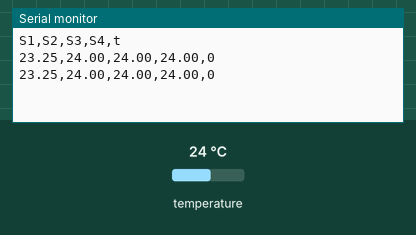
The sketch below on a simulated Arduino Uno, built with avr-gcc and run on an emulated ATmega328P. Parts: the last lines printed to the serial monitor. The test bench sets the inputs (shaded band); at power-on: temperature 24 °C.

Above: at 1.3 s.
1.4 s: temperature set to 12 °C
At 2.0 s:
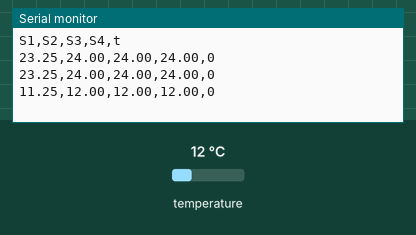
2.9 s: temperature set to 19 °C
At 3.6 s:
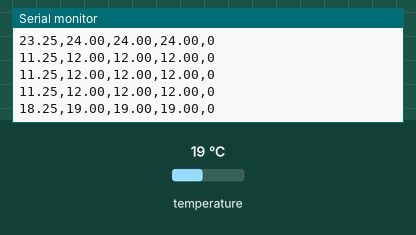
Timing chart, 0 to 5.9 s (numbered marks = the images above; inputs shaded):
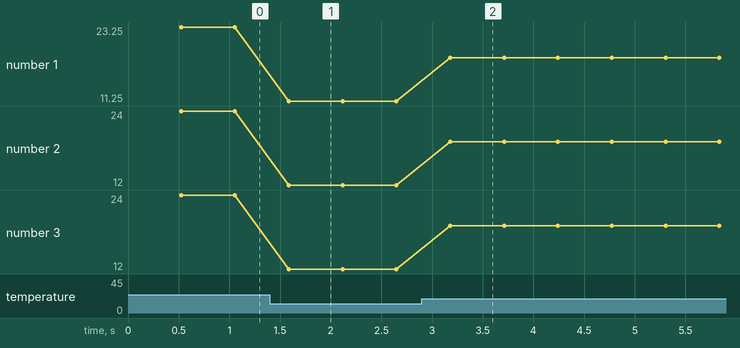

Measured:
- after the input at 1.4 s, the serial monitor: prints a new line after 0.19 s (image 1)
- after the input at 2.9 s, the serial monitor: prints a new line after 0.28 s (image 2)
- plotted number 1: 23.25 → 11.25 after the input at 1.4 s, 11.25 → 18.25 after the input at 2.9 s
- plotted number 2: 24 → 12 after the input at 1.4 s, 12 → 19 after the input at 2.9 s
- plotted number 3: 24 → 12 after the input at 1.4 s, 12 → 19 after the input at 2.9 s

The sketch:

OptDS18B20.ino
```cpp
#include <OneWire.h>

#define SERIAL_BAUD   9600

OneWire myds(2);
byte resolution;
unsigned long starttime;
unsigned long elapsedtime;
uint8_t dsaddr1[8] = { 0x28, 0xD4, 0x2D, 0x79, 0xA2, 0x01, 0x03, 0xB6 }; // defining adresses manually
uint8_t dsaddr2[8] = { 0x28, 0xA2, 0xA5, 0x79, 0xA2, 0x00, 0x03, 0xAD };
uint8_t dsaddr3[8] = { 0x28, 0xA6, 0xED, 0x79, 0xA2, 0x01, 0x03, 0x62 };
uint8_t dsaddr4[8] = { 0x28, 0x0B, 0x84, 0x79, 0xA2, 0x00, 0x03, 0x52 };

void dssetresolution(OneWire myds, byte addr[8], byte resolution) {

  // Get byte for desired resolution
  byte resbyte = 0x1F;
  if (resolution == 12) {
    resbyte = 0x7F;
  }
  else if (resolution == 11) {
    resbyte = 0x5F;
  }
  else if (resolution == 10) {
    resbyte = 0x3F;
  }

  // Set configuration
  myds.reset();
  myds.select(addr);
  myds.write(0x4E);         // Write scratchpad
  myds.write(0);            // TL
  myds.write(0);            // TH
  myds.write(resbyte);         // Configuration Register

  myds.write(0x48);         // Copy Scratchpad
}

void dsconvertcommand(OneWire myds) {
  myds.reset();
  myds.write(0xCC, 1);        // send Skip ROOM command, next command will be for all devices, see datasheet
  myds.write(0x44, 1);        // send Convert T command, start conversion
}


float dsreadtemp(OneWire myds, byte addr[8]) {
  byte present = 0;
  int i;
  byte data[12];
  byte type_s;
  float celsius;

  switch (addr[0]) {
    //case 0x10:
      //for old DS18S20
      //type_s = 1;
      //break;
    case 0x28:
      //for DS18B20
      type_s = 0;
      break;
    default:
      Serial.println(F("Device is not a DS18x20 family device."));
  }

  present = myds.reset();
  myds.select(addr);
  myds.write(0xBE);         // Read Scratchpad

  for ( i = 0; i < 9; i++) {           // we need 9 bytes
    data[i] = myds.read();
  }

  // convert the data to actual temperature

  unsigned int raw = (data[1] << 8) | data[0];
  if (type_s) {
    raw = raw << 3; // 9 bit resolution default
    if (data[7] == 0x10) {
      // count remain gives full 12 bit resolution
      raw = (raw & 0xFFF0) + 12 - data[6];
    } else {
      byte cfg = (data[4] & 0x60);
      if (cfg == 0x00) raw = raw << 3;  // 9 bit resolution, 93.75 ms
      else if (cfg == 0x20) raw = raw << 2; // 10 bit res, 187.5 ms
      else if (cfg == 0x40) raw = raw << 1; // 11 bit res, 375 ms
      // default is 12 bit resolution, 750 ms conversion time
    }
  }
  celsius = (float)raw / 16.0;
  return celsius;
}

void setup(void) {
  Serial.begin(SERIAL_BAUD);
  resolution = 10; // min 9 max 12, if you change this, make sure to change the delay in loop too
  dssetresolution(myds, dsaddr1, resolution);
  dssetresolution(myds, dsaddr2, resolution);
  dssetresolution(myds, dsaddr3, resolution);
  dssetresolution(myds, dsaddr4, resolution);
  Serial.println("S1,S2,S3,S4,t");
}

void loop(void) {
  starttime = millis();
  dsconvertcommand(myds);
  delay(500); // 94 for 9bit res. / 188 for 10bit res. / 375 for 11bit res. / 750 for 12bit res.
  Serial.print(dsreadtemp(myds, dsaddr1)-0.75); // some offset for an excentric DS18B20 unit
  Serial.print(",");
  Serial.print(dsreadtemp(myds, dsaddr2));
  Serial.print(",");
  Serial.print(dsreadtemp(myds, dsaddr3));
  Serial.print(",");
  Serial.print(dsreadtemp(myds, dsaddr4));
  Serial.print(",");
  Serial.println(elapsedtime);
  Serial.println();
  //delay(1000);
}
```
